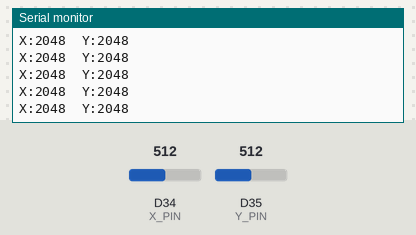
This sketch was run on a simulated Arduino Due. Shown: the last lines printed to the serial monitor. The test bench sets the inputs (shaded band); at power-on: D34 (X_PIN) = 512, D35 (Y_PIN) = 512 (analog values on the 0–1023 scale).

Above: at 2.2 s.
2.3 s: D34 (X_PIN) set to 716
At 2.9 s:
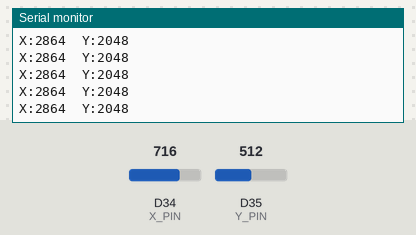
3.8 s: D35 (Y_PIN) set to 716
At 4.9 s:
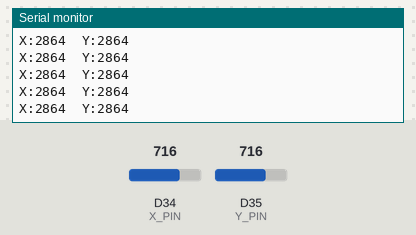
5.3 s: D34 (X_PIN) set to 900
At 6.4 s:
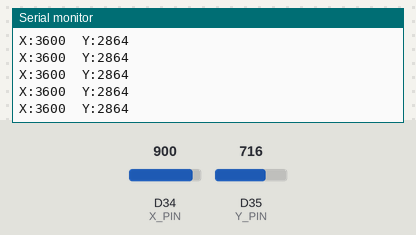
6.8 s: D35 (Y_PIN) set to 900
At 7.7 s:
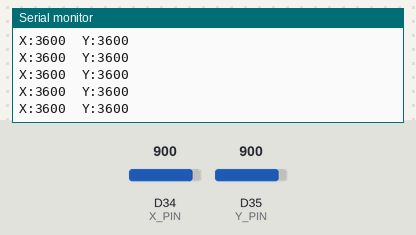
Timing chart, 0 to 9.3 s (numbered marks = the images above; inputs shaded):
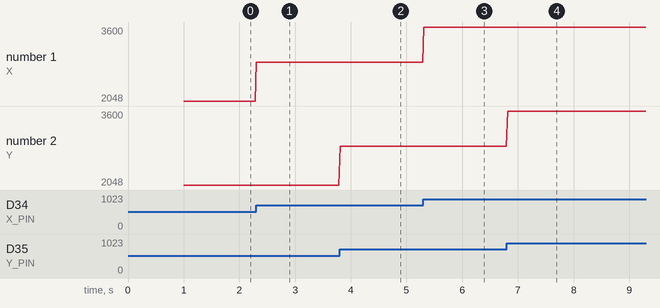

Measured:
- after the input at 2.3 s, the serial monitor: prints a new line at once (image 1)
- after the input at 3.8 s, the serial monitor: prints a new line at once (image 2)
- after the input at 5.3 s, the serial monitor: prints a new line at once (image 3)
- after the input at 6.8 s, the serial monitor: prints a new line at once (image 4)
- plotted number 1: 2048 → 2864 after the input at 2.3 s, 2864 → 3600 after the input at 5.3 s

The sketch:

joy_cali_plot.ino
```cpp
#define X_PIN 34
#define Y_PIN 35

void setup() {
  Serial.begin(115200);
  analogReadResolution(12);

  delay(1000);
}

void loop() {

  int x = analogRead(X_PIN);
  int y = analogRead(Y_PIN);

  Serial.print("X:");
  Serial.print(x);

  Serial.print("\tY:");
  Serial.println(y);

  delay(20);
}
```
